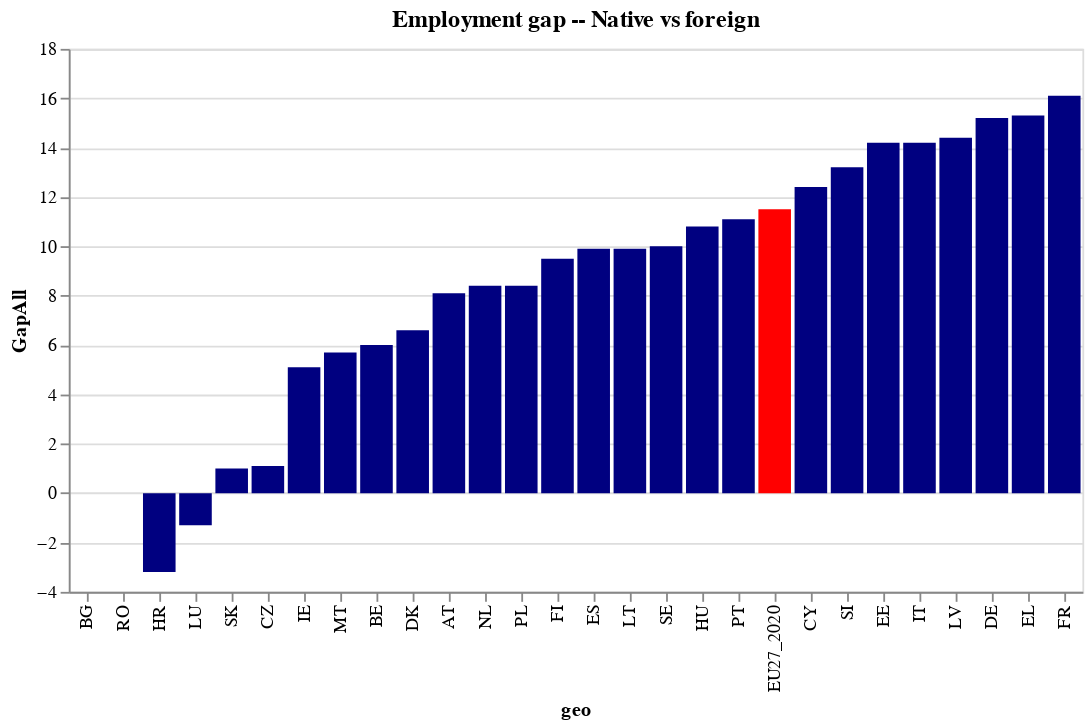

Source (notebook cell):
### Code cell
chart_data = gapdata.reset_index()
title = alt.TitleParams('Employment gap -- Native vs foreign', anchor='middle')

plot = (
    alt.Chart(chart_data, title=title)
    .mark_bar()
    .encode(
        x=alt.X("geo", sort="y"),
        y="GapAll"))

plot.encode(color=alt.condition(alt.datum.geo == "EU27_2020", alt.value("red"), alt.value("navy")))

### Figure 1 — Vega-Lite specification as saved in the notebook (floating-point values rounded to 4 significant figures)
{"config": {"view": {"continuousWidth": 400, "continuousHeight": 300}}, "data": {"name": "data-5a5fb536f4aa566d0361ada52caa1e1b"}, "mark": "bar", "encoding": {"color": {"condition": {"value": "red", "test": "(datum.geo === 'EU27_2020')"}, "value": "navy"}, "x": {"type": "nominal", "field": "geo", "sort": "y"}, "y": {"type": "quantitative", "field": "GapAll"}}, "title": {"text": "Employment gap -- Native vs foreign", "anchor": "middle"}, "$schema": "https://vega.github.io/schema/vega-lite/v4.8.1.json", "datasets": {"data-5a5fb536f4aa566d0361ada52caa1e1b": [{"geo": "AT", "GapAll": 8.1, "GapNEU": 18.0, "GapMgr": 7.8, "GapOQ": 5.7, "GapONEU": 5.4}, {"geo": "BE", "GapAll": 6.0, "GapNEU": 20.1, "GapMgr": 6.8, "GapOQ": -2.7, "GapONEU": 12.8}, {"geo": "BG", "GapAll": null, "GapNEU": null, "GapMgr": 18.7, "GapOQ": -3.2, "GapONEU": 2.1}, {"geo": "CY", "GapAll": 12.4, "GapNEU": 21.2, "GapMgr": 11.9, "GapOQ": null, "GapONEU": 8.6}, {"geo": "CZ", "GapAll": 1.1, "GapNEU": 6.8, "GapMgr": 1.1, "GapOQ": -18.7, "GapONEU": 8.8}, {"geo": "DE", "GapAll": 15.2, "GapNEU": 22.9, "GapMgr": 12.7, "GapOQ": null, "GapONEU": 6.1}, {"geo": "DK", "GapAll": 6.6, "GapNEU": 8.6, "GapMgr": 5.9, "GapOQ": null, "GapONEU": 9.9}, {"geo": "EE", "GapAll": 14.2, "GapNEU": 15.0, "GapMgr": 11.1, "GapOQ": null, "GapONEU": 2.8}, {"geo": "EL", "GapAll": 15.3, "GapNEU": 19.6, "GapMgr": 8.0, "GapOQ": 14.0, "GapONEU": 15.9}, {"geo": "ES", "GapAll": 9.9, "GapNEU": 13.3, "GapMgr": 8.7, "GapOQ": 4.8, "GapONEU": 6.4}, {"geo": "EU27_2020", "GapAll": 11.5, "GapNEU": 18.1, "GapMgr": 9.5, "GapOQ": null, "GapONEU": 7.2}, {"geo": "FI", "GapAll": 9.5, "GapNEU": 11.3, "GapMgr": 6.7, "GapOQ": -7.8, "GapONEU": 3.3}, {"geo": "FR", "GapAll": 16.1, "GapNEU": 21.8, "GapMgr": 13.2, "GapOQ": null, "GapONEU": 5.8}, {"geo": "HR", "GapAll": -3.2, "GapNEU": 3.5, "GapMgr": -4.7, "GapOQ": null, "GapONEU": 11.0}, {"geo": "HU", "GapAll": 10.8, "GapNEU": 14.2, "GapMgr": 4.5, "GapOQ": null, "GapONEU": 1.7}, {"geo": "IE", "GapAll": 5.1, "GapNEU": 7.5, "GapMgr": 4.6, "GapOQ": null, "GapONEU": null}, {"geo": "IT", "GapAll": 14.2, "GapNEU": 17.0, "GapMgr": 12.1, "GapOQ": 11.2, "GapONEU": 3.9}, {"geo": "LT", "GapAll": 9.9, "GapNEU": 11.7, "GapMgr": 7.9, "GapOQ": null, "GapONEU": 9.2}, {"geo": "LU", "GapAll": -1.3, "GapNEU": 7.5, "GapMgr": 0.6, "GapOQ": null, "GapONEU": null}, {"geo": "LV", "GapAll": 14.4, "GapNEU": 15.4, "GapMgr": 14.2, "GapOQ": null, "GapONEU": 14.0}, {"geo": "MT", "GapAll": 5.7, "GapNEU": 9.1, "GapMgr": 5.2, "GapOQ": null, "GapONEU": null}, {"geo": "NL", "GapAll": 8.4, "GapNEU": 20.1, "GapMgr": 8.9, "GapOQ": null, "GapONEU": 6.9}, {"geo": "PL", "GapAll": 8.4, "GapNEU": 9.4, "GapMgr": 6.5, "GapOQ": null, "GapONEU": 9.8}, {"geo": "PT", "GapAll": 11.1, "GapNEU": 15.4, "GapMgr": 2.6, "GapOQ": null, "GapONEU": null}, {"geo": "RO", "GapAll": null, "GapNEU": null, "GapMgr": 16.3, "GapOQ": -6.2, "GapONEU": -6.5}, {"geo": "SE", "GapAll": 10.0, "GapNEU": 15.1, "GapMgr": 8.1, "GapOQ": -5.7, "GapONEU": -8.9}, {"geo": "SI", "GapAll": 13.2, "GapNEU": 17.0, "GapMgr": 8.0, "GapOQ": null, "GapONEU": null}, {"geo": "SK", "GapAll": 1.0, "GapNEU": null, "GapMgr": 1.3, "GapOQ": -12.0, "GapONEU": null}]}}
